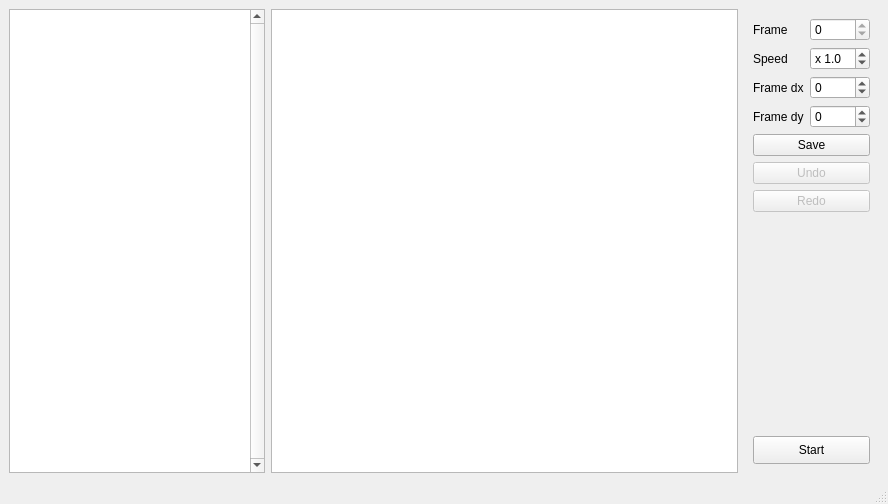
<?xml version="1.0" encoding="UTF-8"?>
<ui version="4.0">
 <class>EditorWindow</class>
 <widget class="QMainWindow" name="EditorWindow">
  <property name="geometry">
   <rect>
    <x>0</x>
    <y>0</y>
    <width>888</width>
    <height>504</height>
   </rect>
  </property>
  <property name="windowTitle">
   <string>EditorWindow</string>
  </property>
  <widget class="QWidget" name="centralwidget">
   <layout class="QHBoxLayout" name="horizontalLayout">
    <item>
     <widget class="QListWidget" name="animationList">
      <property name="sizePolicy">
       <sizepolicy hsizetype="Fixed" vsizetype="Expanding">
        <horstretch>0</horstretch>
        <verstretch>0</verstretch>
       </sizepolicy>
      </property>
      <property name="verticalScrollBarPolicy">
       <enum>Qt::ScrollBarAlwaysOn</enum>
      </property>
     </widget>
    </item>
    <item>
     <widget class="QGraphicsView" name="graphicsView"/>
    </item>
    <item>
     <widget class="QWidget" name="widget" native="true">
      <layout class="QGridLayout" name="gridLayout">
       <item row="1" column="1">
        <widget class="QDoubleSpinBox" name="speed">
         <property name="prefix">
          <string>x </string>
         </property>
         <property name="decimals">
          <number>1</number>
         </property>
         <property name="minimum">
          <double>0.100000000000000</double>
         </property>
         <property name="maximum">
          <double>10.000000000000000</double>
         </property>
         <property name="singleStep">
          <double>0.100000000000000</double>
         </property>
         <property name="value">
          <double>1.000000000000000</double>
         </property>
        </widget>
       </item>
       <item row="2" column="1">
        <widget class="QSpinBox" name="frameDx">
         <property name="enabled">
          <bool>true</bool>
         </property>
         <property name="readOnly">
          <bool>false</bool>
         </property>
         <property name="minimum">
          <number>-99</number>
         </property>
         <property name="maximum">
          <number>99</number>
         </property>
        </widget>
       </item>
       <item row="0" column="0">
        <widget class="QLabel" name="label">
         <property name="text">
          <string>Frame</string>
         </property>
        </widget>
       </item>
       <item row="3" column="0">
        <widget class="QLabel" name="label_4">
         <property name="enabled">
          <bool>true</bool>
         </property>
         <property name="text">
          <string>Frame dy</string>
         </property>
         <property name="textFormat">
          <enum>Qt::AutoText</enum>
         </property>
        </widget>
       </item>
       <item row="0" column="1">
        <widget class="QSpinBox" name="frameNumber">
         <property name="maximum">
          <number>0</number>
         </property>
        </widget>
       </item>
       <item row="3" column="1">
        <widget class="QSpinBox" name="frameDy">
         <property name="readOnly">
          <bool>false</bool>
         </property>
         <property name="minimum">
          <number>-99</number>
         </property>
         <property name="maximum">
          <number>99</number>
         </property>
        </widget>
       </item>
       <item row="2" column="0">
        <widget class="QLabel" name="label_3">
         <property name="enabled">
          <bool>true</bool>
         </property>
         <property name="text">
          <string>Frame dx</string>
         </property>
        </widget>
       </item>
       <item row="1" column="0">
        <widget class="QLabel" name="label_2">
         <property name="text">
          <string>Speed</string>
         </property>
        </widget>
       </item>
       <item row="9" column="1">
        <spacer name="verticalSpacer">
         <property name="orientation">
          <enum>Qt::Vertical</enum>
         </property>
         <property name="sizeHint" stdset="0">
          <size>
           <width>20</width>
           <height>175</height>
          </size>
         </property>
        </spacer>
       </item>
       <item row="5" column="0" colspan="2">
        <widget class="QPushButton" name="saveFrame">
         <property name="text">
          <string>Save</string>
         </property>
        </widget>
       </item>
       <item row="6" column="0" colspan="2">
        <widget class="QPushButton" name="unDo">
         <property name="enabled">
          <bool>false</bool>
         </property>
         <property name="text">
          <string>Undo</string>
         </property>
        </widget>
       </item>
       <item row="8" column="0" colspan="2">
        <widget class="QPushButton" name="reDo">
         <property name="enabled">
          <bool>false</bool>
         </property>
         <property name="text">
          <string>Redo</string>
         </property>
        </widget>
       </item>
       <item row="11" column="0" colspan="2">
        <widget class="QToolButton" name="startAnimation">
         <property name="sizePolicy">
          <sizepolicy hsizetype="Minimum" vsizetype="Fixed">
           <horstretch>0</horstretch>
           <verstretch>0</verstretch>
          </sizepolicy>
         </property>
         <property name="minimumSize">
          <size>
           <width>0</width>
           <height>28</height>
          </size>
         </property>
         <property name="text">
          <string>Start</string>
         </property>
         <property name="checkable">
          <bool>true</bool>
         </property>
        </widget>
       </item>
      </layout>
     </widget>
    </item>
   </layout>
  </widget>
  <widget class="QMenuBar" name="menubar">
   <property name="geometry">
    <rect>
     <x>0</x>
     <y>0</y>
     <width>888</width>
     <height>26</height>
    </rect>
   </property>
  </widget>
  <widget class="QStatusBar" name="statusbar"/>
 </widget>
 <resources/>
 <connections>
  <connection>
   <sender>animationList</sender>
   <signal>itemActivated(QListWidgetItem*)</signal>
   <receiver>startAnimation</receiver>
   <slot>click()</slot>
   <hints>
    <hint type="sourcelabel">
     <x>157</x>
     <y>234</y>
    </hint>
    <hint type="destinationlabel">
     <x>792</x>
     <y>443</y>
    </hint>
   </hints>
  </connection>
 </connections>
</ui>
